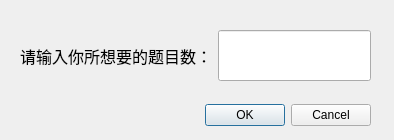
<?xml version="1.0" encoding="UTF-8"?>
<ui version="4.0">
 <class>choo</class>
 <widget class="QDialog" name="choo">
  <property name="geometry">
   <rect>
    <x>0</x>
    <y>0</y>
    <width>394</width>
    <height>140</height>
   </rect>
  </property>
  <property name="sizePolicy">
   <sizepolicy hsizetype="Fixed" vsizetype="Fixed">
    <horstretch>0</horstretch>
    <verstretch>0</verstretch>
   </sizepolicy>
  </property>
  <property name="windowTitle">
   <string>Dialog</string>
  </property>
  <widget class="QDialogButtonBox" name="buttonBox_ok">
   <property name="geometry">
    <rect>
     <x>10</x>
     <y>100</y>
     <width>361</width>
     <height>31</height>
    </rect>
   </property>
   <property name="orientation">
    <enum>Qt::Horizontal</enum>
   </property>
   <property name="standardButtons">
    <set>QDialogButtonBox::Cancel|QDialogButtonBox::Ok</set>
   </property>
  </widget>
  <widget class="QWidget" name="layoutWidget">
   <property name="geometry">
    <rect>
     <x>20</x>
     <y>30</y>
     <width>351</width>
     <height>51</height>
    </rect>
   </property>
   <layout class="QHBoxLayout" name="horizontalLayout">
    <item>
     <widget class="QLabel" name="label">
      <property name="font">
       <font>
        <family>方正姚体</family>
        <pointsize>12</pointsize>
       </font>
      </property>
      <property name="text">
       <string>请输入你所想要的题目数：</string>
      </property>
     </widget>
    </item>
    <item>
     <widget class="QLineEdit" name="lineEdit_number">
      <property name="sizePolicy">
       <sizepolicy hsizetype="Preferred" vsizetype="Preferred">
        <horstretch>0</horstretch>
        <verstretch>0</verstretch>
       </sizepolicy>
      </property>
     </widget>
    </item>
   </layout>
  </widget>
 </widget>
 <resources/>
 <connections>
  <connection>
   <sender>buttonBox_ok</sender>
   <signal>accepted()</signal>
   <receiver>choo</receiver>
   <slot>accept()</slot>
   <hints>
    <hint type="sourcelabel">
     <x>248</x>
     <y>254</y>
    </hint>
    <hint type="destinationlabel">
     <x>157</x>
     <y>274</y>
    </hint>
   </hints>
  </connection>
  <connection>
   <sender>buttonBox_ok</sender>
   <signal>rejected()</signal>
   <receiver>choo</receiver>
   <slot>reject()</slot>
   <hints>
    <hint type="sourcelabel">
     <x>316</x>
     <y>260</y>
    </hint>
    <hint type="destinationlabel">
     <x>286</x>
     <y>274</y>
    </hint>
   </hints>
  </connection>
 </connections>
</ui>
